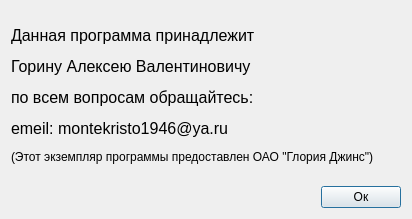
<?xml version="1.0" encoding="UTF-8"?>
<ui version="4.0">
 <class>MyInfo</class>
 <widget class="QDialog" name="MyInfo">
  <property name="geometry">
   <rect>
    <x>0</x>
    <y>0</y>
    <width>412</width>
    <height>219</height>
   </rect>
  </property>
  <property name="windowTitle">
   <string>Информация</string>
  </property>
  <layout class="QGridLayout" name="gridLayout">
   <item row="0" column="0">
    <widget class="QLabel" name="label">
     <property name="text">
      <string>&lt;html&gt;&lt;head/&gt;&lt;body&gt;&lt;p&gt;&lt;span style=&quot; font-size:12pt;&quot;&gt;Данная программа принадлежит&lt;/span&gt;&lt;/p&gt;&lt;p&gt;&lt;span style=&quot; font-size:12pt;&quot;&gt;Горину Алексею Валентиновичу&lt;/span&gt;&lt;/p&gt;&lt;p&gt;&lt;span style=&quot; font-size:12pt;&quot;&gt;по всем вопросам обращайтесь:&lt;/span&gt;&lt;/p&gt;&lt;p&gt;&lt;span style=&quot; font-size:12pt;&quot;&gt;emeil: montekristo1946@ya.ru&lt;/span&gt;&lt;/p&gt;&lt;p&gt;(Этот экземпляр программы предоставлен ОАО &amp;quot;Глория Джинс&amp;quot;) &lt;/p&gt;&lt;/body&gt;&lt;/html&gt;</string>
     </property>
    </widget>
   </item>
   <item row="1" column="0">
    <layout class="QHBoxLayout" name="horizontalLayout">
     <item>
      <spacer name="horizontalSpacer">
       <property name="orientation">
        <enum>Qt::Horizontal</enum>
       </property>
       <property name="sizeHint" stdset="0">
        <size>
         <width>40</width>
         <height>20</height>
        </size>
       </property>
      </spacer>
     </item>
     <item>
      <widget class="QPushButton" name="pushButton">
       <property name="text">
        <string>Ок</string>
       </property>
      </widget>
     </item>
    </layout>
   </item>
  </layout>
 </widget>
 <resources/>
 <connections/>
</ui>
